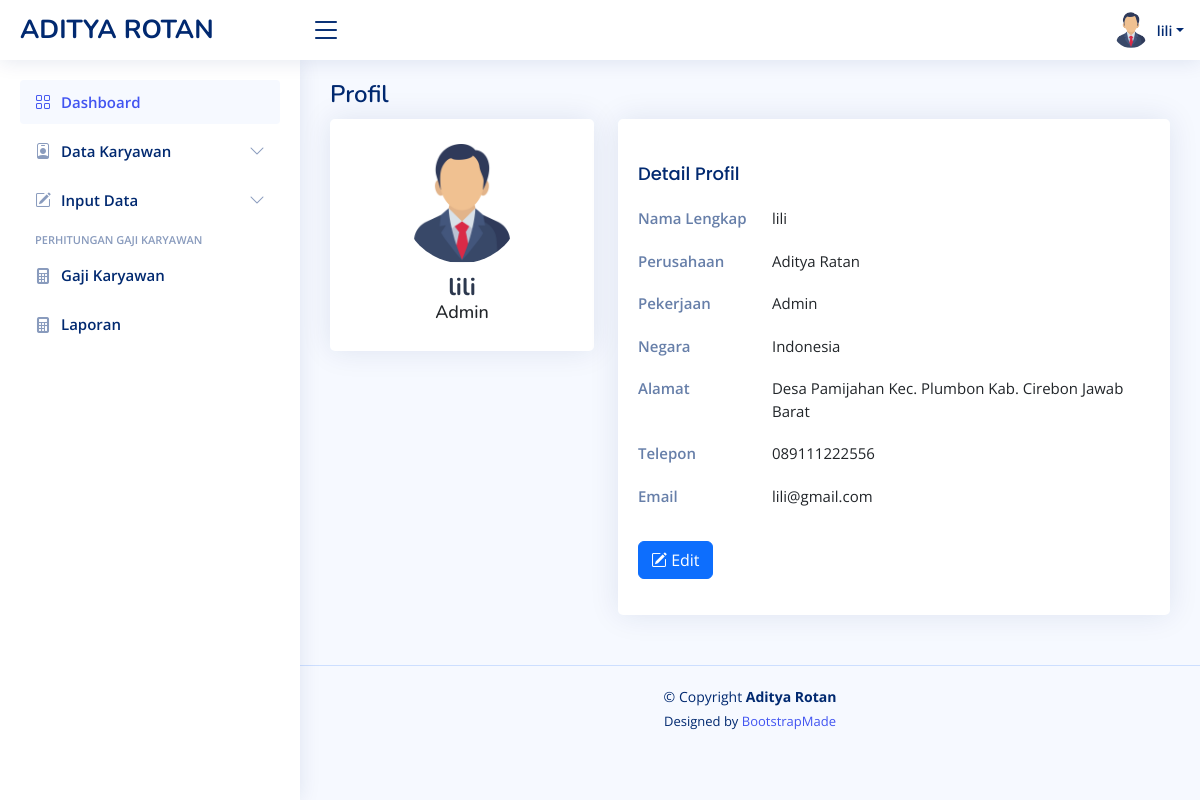
The app's page /profil.php (signed in) with its own data.
### tables this page shows
CREATE TABLE `akun` (
  `id_user` int(5) NOT NULL,
  `username` varchar(100) NOT NULL,
  `email` varchar(100) NOT NULL,
  `password` varchar(100) NOT NULL,
  `photo` varchar(255) NOT NULL,
  `telp` varchar(13) NOT NULL
);

### profil.php (the view, shortened to what this page needs)
<?php
require 'function.php';
?>
<?php include "template/header.php"; ?>
<?php include "template/sidebar.php"; ?>
<main id="main" class="main">
    <div class="pagetitle">
      <h1>Profil</h1>
    </div>
    <section class="section profile">
      <div class="row">
        <div class="col-xl-4">
          <div class="card">
            <div class="card-body profile-card pt-4 d-flex flex-column align-items-center">
              <?php
              if ($akun['photo'] == "") {
              ?>
                  <img src="assets/img/user.png" alt="Profile.php" class="rounded-circle">
              <?php
              } else {
              ?>
                  <img src="assets/img/<?= $akun['photo'] ?>" alt="Profile.php" class="rounded-circle">
              <?php
              }
              ?>
              <h2><?= $username; ?></h2>
              <h3>Admin</h3>
            </div>
          </div>
        </div>
        <div class="col-xl-8">
          <div class="card">
            <div class="card-body pt-3">
              <div class="tab-content pt-2">
                <div class="tab-pane fade show active profile-overview" id="profile-overview">
                  <h5 class="card-title">Detail Profil</h5>
                  <div class="row">
                    <div class="col-lg-3 col-md-4 label ">Nama Lengkap</div>
                    <div class="col-lg-9 col-md-8"><?= $akun["username"] ?></div>
                  </div>
                  <div class="row">
                    <div class="col-lg-3 col-md-4 label">Perusahaan</div>
                    <div class="col-lg-9 col-md-8">Aditya Ratan</div>
                  </div>
                  <div class="row">
                    <div class="col-lg-3 col-md-4 label">Pekerjaan</div>
                    <div class="col-lg-9 col-md-8">Admin</div>
                  </div>
                  <div class="row">
                    <div class="col-lg-3 col-md-4 label">Negara</div>
                    <div class="col-lg-9 col-md-8">Indonesia</div>
                  </div>
                  <div class="row">
                    <div class="col-lg-3 col-md-4 label">Alamat</div>
                    <div class="col-lg-9 col-md-8">Desa Pamijahan Kec. Plumbon Kab. Cirebon Jawab Barat</div>
                  </div>
                  <div class="row">
                    <div class="col-lg-3 col-md-4 label">Telepon</div>
                    <div class="col-lg-9 col-md-8"><?= $akun["telp"]; ?></div>
                  </div>
                  <div class="row">
                    <div class="col-lg-3 col-md-4 label">Email</div>
                    <div class="col-lg-9 col-md-8"><?= $akun["email"]; ?></div>
                  </div>
                </div>
                <div class="row mb-3">
                <label for="inputText" class="col-sm-10 col-form-label"></label>
                <div class="col-sm-4">
                  <a href="update_profil.php?id=<?php echo $akun['id_user']; ?>" class="btn btn-primary"><i class="bi bi-pencil-square"></i> Edit</a>
                </div>
              </div>
              </div>
            </div>
          </div>
        </div>
      </div>
    </section>
</main>
<?php include "template/footer.php"; ?>

### template/header.php (shortened to what this page needs)
<?php
include_once("koneksi.php");
$username = $_SESSION['username'];
$sql = "SELECT * FROM akun WHERE username = '$username'";
$query = mysqli_query($koneksi, $sql);
$akun = mysqli_fetch_assoc($query);
?>
<!DOCTYPE html>
<html lang="en">
  <head>
    <link href="assets/vendor/bootstrap/css/bootstrap.min.css" rel="stylesheet" />
    <link href="assets/vendor/bootstrap-icons/bootstrap-icons.css" rel="stylesheet" />
    <link href="assets/vendor/boxicons/css/boxicons.min.css" rel="stylesheet" />
    <link href="assets/vendor/quill/quill.snow.css" rel="stylesheet" />
    <link href="assets/vendor/quill/quill.bubble.css" rel="stylesheet" />
    <link href="assets/vendor/remixicon/remixicon.css" rel="stylesheet" />
    <link href="assets/vendor/simple-datatables/style.css" rel="stylesheet" />
    <link href="assets/css/style.css" rel="stylesheet" />
  </head>
  <body>
    <header id="header" class="header fixed-top d-flex align-items-center">
      <div class="d-flex align-items-center justify-content-between">
        <a href="index.html" class="logo d-flex align-items-center">
          <span class="d-none d-lg-block">ADITYA ROTAN</span>
        </a>
        <i class="bi bi-list toggle-sidebar-btn"></i>
      </div>
      <nav class="header-nav ms-auto">
        <ul class="d-flex align-items-center">
          <li class="nav-item dropdown pe-3">
            <a class="nav-link nav-profile d-flex align-items-center pe-0" href="#" data-bs-toggle="dropdown">
              <?php
              if ($akun['photo'] == "") {
              ?>
                  <img src="assets/img/user.png" alt="Profile.php" class="rounded-circle">
              <?php
              } else {
              ?>
                  <img src="assets/img/<?= $akun['photo'] ?>" alt="Profile.php" class="rounded-circle">
              <?php
              }
              ?>
              <span class="d-none d-md-block dropdown-toggle ps-2"><?= $username; ?></span> </a
            >
          </li>
        </ul>
      </nav>
    </header>

### assets/css/style.css (style rules this page uses)
:root { scroll-behavior: smooth; }
body { font-family: "Open Sans", sans-serif; background: #f6f9ff; color: #444444; }
a { color: #4154f1; text-decoration: none; }
h1, h2, h3, h4, h5, h6 { font-family: "Nunito", sans-serif; }
#main { margin-top: 60px; padding: 20px 30px; transition: all 0.3s; }
.pagetitle { margin-bottom: 10px; }
.pagetitle h1 { font-size: 24px; margin-bottom: 0; font-weight: 600; color: #012970; }
.card { margin-bottom: 30px; border: none; border-radius: 5px; box-shadow: 0px 0 30px rgba(1, 41, 112, 0.1); }
.card-title { padding: 20px 0 15px 0; font-size: 18px; font-weight: 500; color: #012970; font-family: "Poppins", sans-serif; }
.card-body { padding: 0 20px 20px 20px; }
.logo { line-height: 1; }
@media (min-width: 1200px) { .logo { width: 280px; } }
.logo span { font-size: 26px; font-weight: 700; color: #012970; font-family: "Nunito", sans-serif; }
.header { transition: all 0.5s; z-index: 997; height: 60px; box-shadow: 0px 2px 20px rgba(1, 41, 112, 0.1); background-color: #fff; padding-left: 20px; }
.header .toggle-sidebar-btn { font-size: 32px; padding-left: 10px; cursor: pointer; color: #012970; }
.header-nav ul { list-style: none; }
.header-nav > ul { margin: 0; padding: 0; }
.header-nav .nav-profile { color: #012970; }
.header-nav .nav-profile img { max-height: 36px; }
.header-nav .nav-profile span { font-size: 14px; font-weight: 600; }
@media (min-width: 1200px) { #main, #footer { margin-left: 300px; } }
.profile .profile-card img { max-width: 120px; }
.profile .profile-card h2 { font-size: 24px; font-weight: 700; color: #2c384e; margin: 10px 0 0 0; }
.profile .profile-card h3 { font-size: 18px; }
.profile .profile-overview .row { margin-bottom: 20px; font-size: 15px; }
.profile .profile-overview .card-title { color: #012970; }
.profile .profile-overview .label { font-weight: 600; color: rgba(1, 41, 112, 0.6); }

### records on screen
akun: photo (picture), username "lili", telp "089111222556", email "lili@gmail.com"

### other values on screen
$username "lili"
